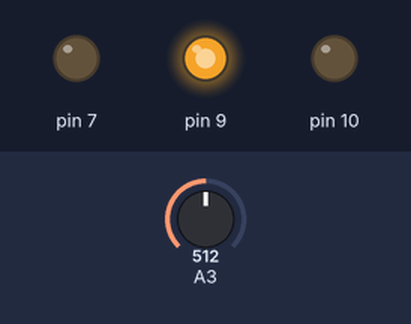
Simulated run of this sketch. Board: Arduino Uno, built with avr-gcc and run on an emulated ATmega328P. Parts: output pins drawn as LEDs (lit = HIGH). Inputs (shaded band) come from the test bench; at power-on: A3 = 512. What the sketch prints to the serial monitor is not drawn.

Above: at 1.2 s.
1.3 s: A3 set to 984
2.8 s: A3 set to 1008
Timing chart, 0 to 5.8 s (numbered marks = the images above; inputs shaded):
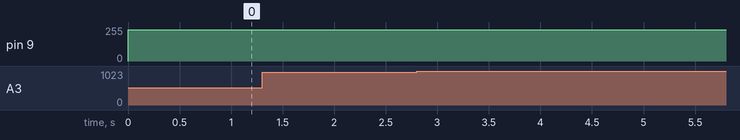

Measured:
- after the input at 1.3 s, every drawn part: stays the same
- after the input at 2.8 s, every drawn part: stays the same

The sketch:

voltsenctestV2.ino
```cpp
/* Configure digital pins 9 and 10 as 16-bit PWM outputs. */
void setupPWM16() {
    DDRB |= _BV(PB1) | _BV(PB2);        /* set pins as outputs */
    TCCR1A = _BV(COM1A1) | _BV(COM1B1)  /* non-inverting PWM */
        | _BV(WGM11);                   /* mode 14: fast PWM, TOP=ICR1 */
    TCCR1B = _BV(WGM13) | _BV(WGM12)
        | _BV(CS10);                    /* no prescaling */
    ICR1 = 0xffff;                      /* TOP counter value */
    Serial.begin(115200);
}

/* 16-bit version of analogWrite(). Works only on pins 9 and 10. */
void analogWrite16(uint8_t pin, uint16_t val)
{
    switch (pin) {
        case  9: OCR1A = val; break;
        case 10: OCR1B = val; break;
    }
}

double b[3] = {0.0201,0.0402,0.0201};
double a[3] = {1,-1.5610,0.6414};
double s = 0;
double n = 0;
double t = 0;
double in[3] = {0, 0, 0};
double out[3] = {0, 0, 0};
double y=0;
double x=0;

int sense = 0;
void setup() {
    setupPWM16();
    pinMode(7,OUTPUT);
      //initial input and output array
  in[0] = 0;    // x(k)
  in[1] = 0;    // x(k - 1)
  in[2] = 0;    // x(k - 2)
  out[0] = 0;   // y(k)
  out[1] = 0;   // y(k - 1)
  out[2] = 0;   // y(k - 2)
  //Start the Serial port
}

static uint16_t i = 58645;
int initialval = i;
uint16_t  pot = 1;

void loop() {
  // put your main code here, to run repeatedly:
  analogWrite16(9,584300);//run revice in low current mode
  sense = analogRead(A3);

    //Generate ideal signal:
  x = sense;
//Update output x(k),x(k-1),x(k-2)
  in[2] = in[1];
  in[1] = in[0];
  in[0] = x;
 //Update output y(k-1),y(k-2)and Calculate the Filter signal output y(k)
 //a(0)y(k)=b(0)x(k)+b(1)x(k-1)+b(2)x(k-2)-a(1)y(k-1)-a(2)y(k-2);
  out[2] = out[1];
  out[1] = out[0];
  out[0] = b[0] * in[0] + b[1] * in[1] + b[2] * in[2] - a[1] * out[1] - a[2] * out[2];
  out[0] = out[0] / a[0];
  y = out[0];
  Serial.print(x);
  Serial.print(" \t");
  Serial.println(y);
  delay(5);
}
```
